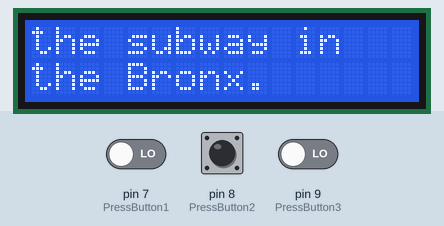
A sketch run on a simulated Arduino Uno, built with avr-gcc and run on an emulated ATmega328P. Shown: 16×2 character LCD. Inputs (shaded band) come from the test bench; at power-on: pin 8 (PressButton2) LOW, pin 7 (PressButton1) LOW, pin 9 (PressButton3) LOW. What the sketch prints to the serial monitor is not drawn.

Above: at 2.1 s.
At 10.4 s:
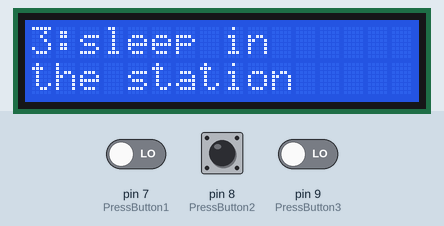
10.5 s: pin 8 (PressButton2) pulled HIGH for 0.15 s
At 11.3 s:
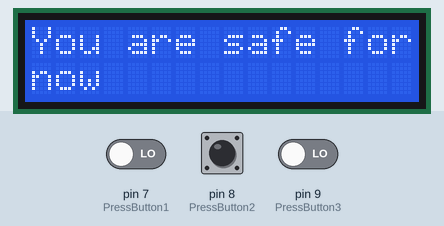
16.1 s: pin 7 (PressButton1) driven HIGH and pin 8 (PressButton2) driven HIGH and pin 9 (PressButton3) driven HIGH
At 21.1 s:
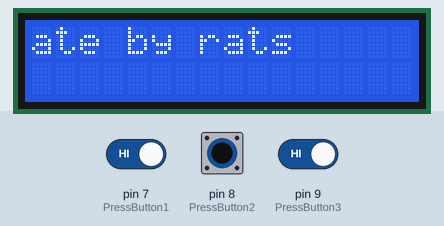
36.1 s: pin 7 (PressButton1) driven LOW
37.6 s: pin 7 (PressButton1) driven HIGH
At 84.5 s:
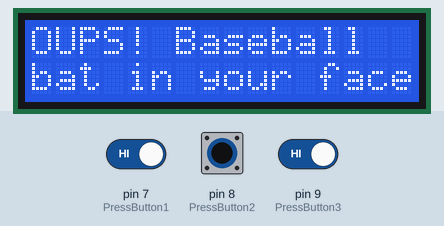
Timing chart, 0 to 85.2 s (numbered marks = the images above; inputs shaded):
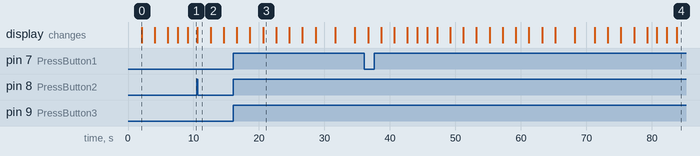

Measured:
- after the input at 10.5 s, the display: first differs from a run without the input after 0.10 s (image 2)
- after the input at 16.1 s, the display: first differs from a run without the input after 4.5 s (image 3)
- after the input at 37.6 s, the display: first differs from a run without the input after 19.6 s (image 4 shows a later state)
- what the display in image 0 shows lasts 2.0 s, from 2.1 s to 4.1 s

The sketch:

Text_based_Games_V7.ino
```cpp
#include <LiquidCrystal.h>

LiquidCrystal lcd(4, 6, 10, 11, 12, 13);
//Button VARIABLES

const int PressButton1 = 7;
const int PressButton2 = 8;
const int PressButton3 = 9;


int buttonState1 = 0;
int buttonState2 = 0;
int buttonState3 = 0;

int STATE = 0;

boolean pressing1 = false;
boolean pressing2 = false;
boolean pressing3 = false;


void setup() {
  // put your setup code here, to run once:
  Serial.begin(9600);
  lcd.begin(16, 2);
  pinMode(PressButton1, INPUT);
  pinMode(PressButton2, INPUT);
  pinMode(PressButton3, INPUT);

  STATE = 0;
}

void loop() {
  //register the reading into the variable
  buttonState1 = digitalRead(PressButton1);
  buttonState2 = digitalRead(PressButton2);
  buttonState3 = digitalRead(PressButton3);


  if (buttonState1 == HIGH) {
    pressing1 = true;
  }

  if (buttonState1 == LOW && pressing1 == true) {
    pressing1 = false;
  }

  if (buttonState2 == HIGH) {
    pressing2 = true;
  }

  if (buttonState2 == LOW && pressing2 == true) {
    pressing2 = false;
  }
  if (buttonState3 == HIGH) {
    pressing3 = true;
  }

  if (buttonState3 == LOW && pressing3 == true) {
    pressing3 = false;
  }


  if (STATE == 0) {
    story();
  }
  if (STATE == 1) {
    question1();
  }
  if (STATE == 2) {
    lcd.clear();
    question2();
  }
  if (STATE == 3) {
    lcd.clear();
    lcd.print("You Win");
    delay(3000);
    lcd.clear();
    lcd.print ("You are");
    lcd.setCursor(0,1);
    lcd.print("fucking good!!!");
    delay(2000);
    lcd.clear();

    STATE = 0;
  }
  if (STATE == 6) {

    if (buttonState1 == HIGH) {
      //Serial.print("1 has been pressed");
      lcd.clear();
      lcd.print ("OUPS! Baseball");
      lcd.setCursor (0, 1);
      lcd.print ("bat in your face!");
      delay(2000);
      lcd.clear();
      lcd.print ("Try again!");
      delay(2000);
      lcd.clear();

      buttonState1 = 0;
      STATE = 0;
    }

    else if (buttonState2 == HIGH) {
      lcd.clear();
      lcd.print ("You are safe for");
      lcd.setCursor (0, 1);
      lcd.print ("now");
      delay(2000);
      lcd.clear();
      buttonState2 = 0;
      STATE = 2;
    }

    else if (buttonState3 == HIGH) {
      lcd.clear();
      lcd.print ("killed in your ");
      lcd.setCursor (0, 1);
      lcd.print ("sleep");
      delay(2000);
      lcd.clear();
      lcd.print ("Try again!");
      delay(2000);
      lcd.clear();
      buttonState3 = 0;
      STATE = 0;
    }

    buttonState1 = LOW;
    buttonState2 = LOW;
    buttonState3 = LOW;


  }

  if (STATE == 7) {

    if (buttonState1 == HIGH) {

      lcd.clear();
      lcd.setCursor(0,0);
      lcd.print ("ate by rats");
      delay(2000);
      lcd.clear();
      lcd.print ("Try again!");
      delay(2000);
      lcd.clear();

      STATE = 0;
    }

    if (buttonState2 == HIGH) {


      lcd.print ("Stabed 48 times");
      delay(2000);
      lcd.clear();
      lcd.print ("Try again!");
      delay(2000);
      lcd.clear();
      STATE = 0;
    }

    if (buttonState3 == HIGH) {

      lcd.clear();
      lcd.print("You're tired but");
      lcd.setCursor(0,1);
      lcd.print ("Got home safe!");
      delay(3000);
      lcd.clear();
      STATE = 3;
    }
  }
  Serial.println(STATE);
}

void story() {

  lcd.print("November,1982");
  lcd.setCursor (0, 1);
  lcd.print("You wake up in");
  delay(2000);
  lcd.clear();
  lcd.print("the subway in");
  lcd.setCursor (0, 1);
  lcd.print("the Bronx.");
  delay(2000);
  lcd.clear();

  STATE = 1;
}

void question1() {

  lcd.print ("What do you want");
  lcd.setCursor (0, 1);
  lcd.print("to do?");
  delay(2000);
  lcd.clear();
  lcd.print ("1:Go left.");
  delay(1500);
  lcd.clear();
  lcd.print ("2:Go right.");
  delay(1500);
  lcd.clear();
  lcd.print ("3:sleep in");
  lcd.setCursor (0, 1);
  lcd.print ("the station");
  delay(1500);
  lcd.clear();

  STATE = 6;

}


void question2() {
  lcd.setCursor(0, 0);
  lcd.print ("What do you want");
  lcd.setCursor (0, 1);
  lcd.print("to do next?");
  delay(2000);
  lcd.clear();
  lcd.print ("1:Sleep on a");
  lcd.setCursor (0, 1);
  lcd.print ("bench");
  delay(2000);
  lcd.clear();
  lcd.print ("2:Grab a taxi");
  delay(2000);
  lcd.clear();
  lcd.print ("3:Run!.");
  delay(2000);
  lcd.clear();

  STATE = 7;
}
```
